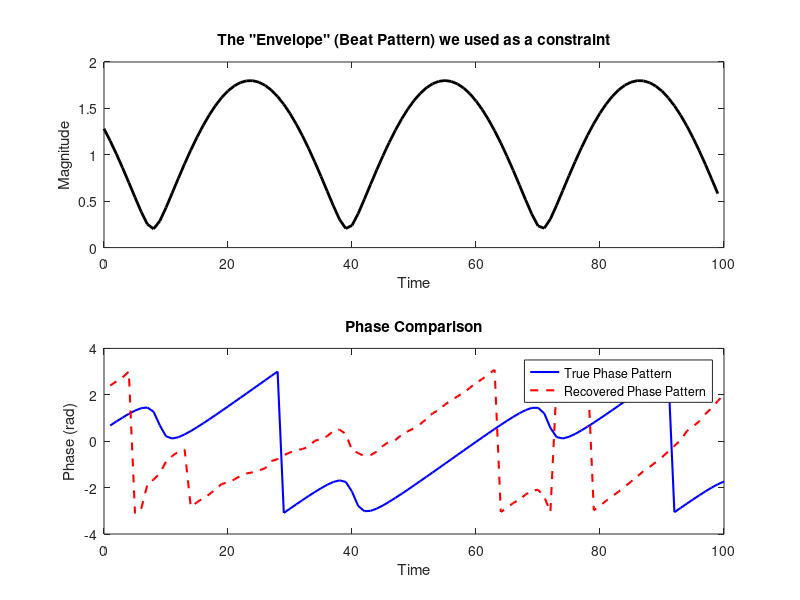

This figure's MATLAB source:
% Simple Gerchberg-Saxton: Two-Tone Interference
clear; clc; close all;

%% 1. The Signal (The Sum of Two Complex Sinusoids)
N = 100;
t = (0:N-1);

% We combine two frequencies:
% Tone 1: Constant phase
% Tone 2: Shifted by 90 degrees (pi/2)
% The "Interaction" between these two creates a specific beat pattern.
true_phase_shift = pi/2; 
ground_truth = exp(1j * 0.1 * t) + 0.8 * exp(1j * (0.3 * t + true_phase_shift));

% These are the only two things we are allowed to know:
measured_envelope = abs(ground_truth);    % The "Beat" pattern (Time Mag)
measured_spectrum = abs(fft(ground_truth)); % The Frequency Spikes (Freq Mag)

%% 2. The Algorithm (GS Loop)
% Start with a random guess (Random Phase)
% We keep the correct Envelope, but scramble the phase.
guess_signal = measured_envelope .* exp(1j * 2*pi*rand(1, N));

for k = 1:50
    % A. Go to Frequency Domain
    F = fft(guess_signal);
    
    % B. Enforce Frequency Magnitude (Keep calculated phase, use KNOWN Mag)
    F = measured_spectrum .* exp(1j * angle(F));
    
    % C. Go back to Time Domain
    guess_signal = ifft(F);
    
    % D. Enforce Time Envelope (Keep calculated phase, use KNOWN Envelope)
    guess_signal = measured_envelope .* exp(1j * angle(guess_signal));
end

%% 3. Check the Result
% We look at the phase difference between the two tones in our result
% to see if we recovered the hidden "pi/2" shift.

% Extract the two dominant frequencies from the result using FFT
final_spectrum = fft(guess_signal);
[~, idx1] = max(abs(final_spectrum)); % Find peak 1
% (Cheat a bit to find the second peak for this demo)
spectrum_copy = abs(final_spectrum); spectrum_copy(idx1) = 0; 
[~, idx2] = max(spectrum_copy);       % Find peak 2

% Calculate the phase difference between these two recovered peaks
phase_1 = angle(final_spectrum(idx1));
phase_2 = angle(final_spectrum(idx2));
recovered_shift = abs(phase_2 - phase_1);

fprintf('True Phase Shift:      %.4f rad\n', true_phase_shift);
fprintf('Recovered Phase Shift: %.4f rad\n', recovered_shift);

%% 4. Visual Plot
figure;
subplot(2,1,1);
plot(t, measured_envelope, 'k', 'LineWidth', 2);
title('The "Envelope" (Beat Pattern) we used as a constraint');
xlabel('Time'); ylabel('Magnitude');

subplot(2,1,2);
plot(angle(ground_truth), 'b', 'LineWidth', 1.5); hold on;
plot(angle(guess_signal), 'r--', 'LineWidth', 1.5);
legend('True Phase Pattern', 'Recovered Phase Pattern');
title('Phase Comparison');
xlabel('Time'); ylabel('Phase (rad)');
